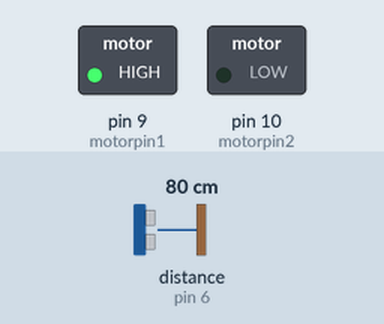
A sketch run on a simulated Arduino Uno, built with avr-gcc and run on an emulated ATmega328P. Shown: switched loads named in the sketch (green lamp = pin HIGH). Wiring (inferred from the names in the program): ultrasonic range finder: trigger pin 11; echo pin 6. The inputs (shaded band) are chosen by the test bench; at power-on: distance to the obstacle (sensor on pin 6) 80 cm. The echo pulse lasts 58.3 µs per cm; pins used as bus, display or sensor lines are not drawn.

Above: at 0.1 s.
Timing chart, 0 to 1.6 s (numbered marks = the images above):
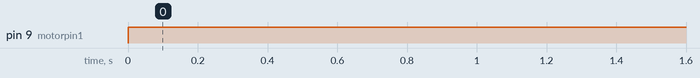

The sketch:

RPM.ino
```cpp
const int trigPin = 11; //Transmitter of Ultrasonic Sensor
const int echoPin = 6; //Reciever of Ultrasonic Sensor
const int motorpin1 = 9; //To control direction of motor
const int motorpin2 = 10; //To control direction of motor
float t1,t2,RPM; //Defining Variables
long duration;
int distance;
void setup() //Setting Modes of Pins
{
  pinMode(trigPin, OUTPUT);
  pinMode(echoPin, INPUT);
  pinMode(motorpin1,OUTPUT);
  pinMode(motorpin2,OUTPUT);
  Serial.begin(9600);
}
void loop()
{
    digitalWrite(motorpin1,HIGH); //Setting Particular Direction For The Motor To Turn In
    digitalWrite(motorpin2,LOW);
    read();
    if(distance>100)//For Distances when pulse not passing through The hole
    {
      t1 = millis(); //Setting The First Point just After The hole passes through the sensor
      calculate();
    }

}
void read() //Function Defined To Calculate Distance Between Nearest Object
{
  digitalWrite(trigPin, LOW); //Setting Trigger Pin LOW initially as it necessary before each reading
  delayMicroseconds(2);
  digitalWrite(trigPin, HIGH);//Setting it HIGH
  delayMicroseconds(10); //Doing it for 10 micrseconds to generate 8 pulses
  digitalWrite(trigPin, LOW);
  duration = pulseIn(echoPin, HIGH); //Used to detect reflected pulse using pulseIn function
  distance= duration*0.034/2; //Formula to calculate speed taking speed of sound = 340 m/s and it calculates distance in cm
}
void calculate() // Function To Calculate RPM
{
  while(distance>100)
  {
    read();
    if(distance<100)
    {
      t2 = millis(); //Point where hole appears again
      break;
    }
  }
  RPM = (60000)/(t2-t1); //(t2-t1) gives us time difference in milliseconds for which the hole completes one circle
  if(RPM>100) //Check Condition To filter out Some bad readings
  {
    ;
  }
  else
  {
    Serial.print("RPM : ");
    Serial.println(RPM);
  }
  t2 = 0;//Setting t1 and t2 to 0
  t1 = 0;
}
```

Measured:
- by itself, pin 9 (motorpin1): LOW → HIGH at 0.00 s
